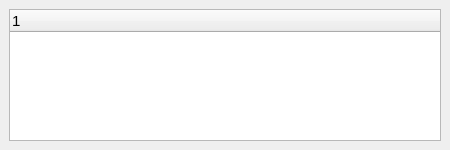
<?xml version="1.0" encoding="UTF-8"?>
<ui version="4.0">
 <class>QueryTreeView</class>
 <widget class="QWidget" name="QueryTreeView">
  <property name="geometry">
   <rect>
    <x>0</x>
    <y>0</y>
    <width>450</width>
    <height>150</height>
   </rect>
  </property>
  <property name="font">
   <font>
    <pointsize>11</pointsize>
   </font>
  </property>
  <property name="windowTitle">
   <string/>
  </property>
  <property name="windowIcon">
   <iconset resource="Resource.qrc">
    <normaloff>:/file/R_DUMMY</normaloff>:/file/R_DUMMY</iconset>
  </property>
  <layout class="QVBoxLayout" name="verticalLayout">
   <property name="spacing">
    <number>0</number>
   </property>
   <property name="margin">
    <number>0</number>
   </property>
   <item>
    <widget class="QScrollArea" name="scrollArea">
     <property name="frameShape">
      <enum>QFrame::NoFrame</enum>
     </property>
     <property name="frameShadow">
      <enum>QFrame::Sunken</enum>
     </property>
     <property name="lineWidth">
      <number>0</number>
     </property>
     <property name="widgetResizable">
      <bool>true</bool>
     </property>
     <widget class="QWidget" name="scrollAreaWidgetContents">
      <property name="geometry">
       <rect>
        <x>0</x>
        <y>0</y>
        <width>450</width>
        <height>150</height>
       </rect>
      </property>
      <layout class="QVBoxLayout" name="verticalLayout_2">
       <item>
        <widget class="QTreeWidget" name="m_tree">
         <property name="font">
          <font>
           <pointsize>11</pointsize>
          </font>
         </property>
         <property name="autoScroll">
          <bool>true</bool>
         </property>
         <property name="editTriggers">
          <set>QAbstractItemView::DoubleClicked</set>
         </property>
         <property name="showDropIndicator" stdset="0">
          <bool>false</bool>
         </property>
         <property name="wordWrap">
          <bool>true</bool>
         </property>
         <column>
          <property name="text">
           <string notr="true"/>
          </property>
         </column>
        </widget>
       </item>
      </layout>
     </widget>
    </widget>
   </item>
  </layout>
 </widget>
 <resources>
  <include location="Resource.qrc"/>
 </resources>
 <connections/>
</ui>
